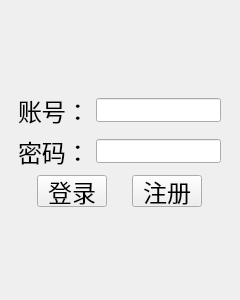
<?xml version="1.0" encoding="UTF-8"?>
<ui version="4.0">
 <class>QClient</class>
 <widget class="QWidget" name="QClient">
  <property name="geometry">
   <rect>
    <x>0</x>
    <y>0</y>
    <width>240</width>
    <height>300</height>
   </rect>
  </property>
  <property name="minimumSize">
   <size>
    <width>240</width>
    <height>300</height>
   </size>
  </property>
  <property name="maximumSize">
   <size>
    <width>240</width>
    <height>300</height>
   </size>
  </property>
  <property name="windowTitle">
   <string>Q友</string>
  </property>
  <layout class="QVBoxLayout" name="verticalLayout_2">
   <item>
    <spacer name="verticalSpacer">
     <property name="orientation">
      <enum>Qt::Vertical</enum>
     </property>
     <property name="sizeHint" stdset="0">
      <size>
       <width>20</width>
       <height>71</height>
      </size>
     </property>
    </spacer>
   </item>
   <item>
    <layout class="QHBoxLayout" name="horizontalLayout_4">
     <item>
      <spacer name="horizontalSpacer">
       <property name="orientation">
        <enum>Qt::Horizontal</enum>
       </property>
       <property name="sizeHint" stdset="0">
        <size>
         <width>40</width>
         <height>20</height>
        </size>
       </property>
      </spacer>
     </item>
     <item>
      <layout class="QVBoxLayout" name="verticalLayout">
       <item>
        <layout class="QHBoxLayout" name="horizontalLayout_2">
         <item>
          <widget class="QLabel" name="lb_name">
           <property name="font">
            <font>
             <pointsize>18</pointsize>
            </font>
           </property>
           <property name="text">
            <string>账号：</string>
           </property>
          </widget>
         </item>
         <item>
          <widget class="QLineEdit" name="le_name">
           <property name="minimumSize">
            <size>
             <width>125</width>
             <height>24</height>
            </size>
           </property>
           <property name="maximumSize">
            <size>
             <width>125</width>
             <height>24</height>
            </size>
           </property>
          </widget>
         </item>
        </layout>
       </item>
       <item>
        <layout class="QHBoxLayout" name="horizontalLayout">
         <item>
          <widget class="QLabel" name="lb_pswd">
           <property name="font">
            <font>
             <pointsize>18</pointsize>
            </font>
           </property>
           <property name="text">
            <string>密码：</string>
           </property>
          </widget>
         </item>
         <item>
          <widget class="QLineEdit" name="le_pswd">
           <property name="minimumSize">
            <size>
             <width>125</width>
             <height>24</height>
            </size>
           </property>
           <property name="maximumSize">
            <size>
             <width>125</width>
             <height>24</height>
            </size>
           </property>
           <property name="echoMode">
            <enum>QLineEdit::Password</enum>
           </property>
          </widget>
         </item>
        </layout>
       </item>
       <item>
        <layout class="QHBoxLayout" name="horizontalLayout_3">
         <item>
          <widget class="QPushButton" name="pb_login">
           <property name="minimumSize">
            <size>
             <width>70</width>
             <height>32</height>
            </size>
           </property>
           <property name="maximumSize">
            <size>
             <width>70</width>
             <height>32</height>
            </size>
           </property>
           <property name="font">
            <font>
             <pointsize>18</pointsize>
            </font>
           </property>
           <property name="text">
            <string>登录</string>
           </property>
          </widget>
         </item>
         <item>
          <widget class="QPushButton" name="pb_regist">
           <property name="minimumSize">
            <size>
             <width>70</width>
             <height>32</height>
            </size>
           </property>
           <property name="maximumSize">
            <size>
             <width>70</width>
             <height>32</height>
            </size>
           </property>
           <property name="font">
            <font>
             <pointsize>18</pointsize>
            </font>
           </property>
           <property name="text">
            <string>注册</string>
           </property>
          </widget>
         </item>
        </layout>
       </item>
      </layout>
     </item>
     <item>
      <spacer name="horizontalSpacer_2">
       <property name="orientation">
        <enum>Qt::Horizontal</enum>
       </property>
       <property name="sizeHint" stdset="0">
        <size>
         <width>40</width>
         <height>20</height>
        </size>
       </property>
      </spacer>
     </item>
    </layout>
   </item>
   <item>
    <spacer name="verticalSpacer_2">
     <property name="orientation">
      <enum>Qt::Vertical</enum>
     </property>
     <property name="sizeHint" stdset="0">
      <size>
       <width>20</width>
       <height>71</height>
      </size>
     </property>
    </spacer>
   </item>
  </layout>
 </widget>
 <resources/>
 <connections/>
</ui>
